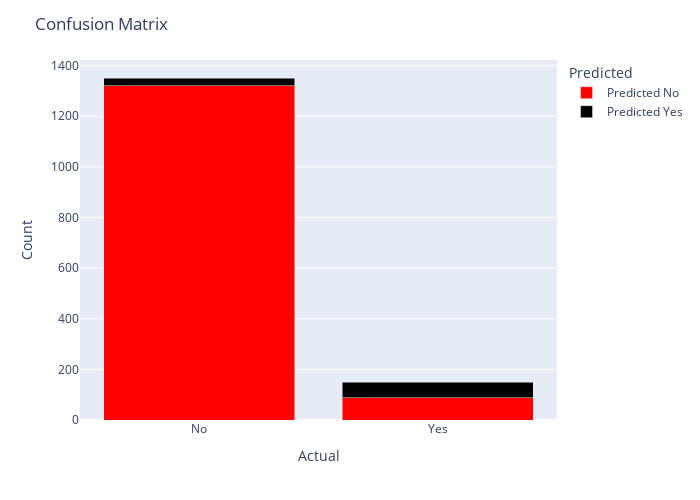

The notebook cell saved with this chart:
### Code cell
fig = px.bar(df_cm2, barmode='stack', color_discrete_map={'Predicted No': 'red', 'Predicted Yes': 'black'})

fig.update_layout(
    title='Confusion Matrix',
    xaxis=dict(title='Actual'),
    yaxis=dict(title='Count'),
    xaxis_categoryorder='array',
    xaxis_categoryarray=['No', 'Yes'],
    legend=dict(title='Predicted'),
    hovermode='x',
    height=500,
    width=700
)

fig.show()

### Figure 1 — Plotly figure (JSON) as saved in the notebook; plotly's stock layout.template omitted (floating-point values rounded to 4 significant figures)
{"data": [{"alignmentgroup": "True", "hovertemplate": "variable=Predicted No<br>index=%{x}<br>value=%{y}<extra></extra>", "legendgroup": "Predicted No", "marker": {"color": "red", "pattern": {"shape": ""}}, "name": "Predicted No", "offsetgroup": "Predicted No", "orientation": "v", "showlegend": true, "textposition": "auto", "type": "bar", "x": ["No", "Yes"], "xaxis": "x", "y": [1320, 87], "yaxis": "y"}, {"alignmentgroup": "True", "hovertemplate": "variable=Predicted Yes<br>index=%{x}<br>value=%{y}<extra></extra>", "legendgroup": "Predicted Yes", "marker": {"color": "black", "pattern": {"shape": ""}}, "name": "Predicted Yes", "offsetgroup": "Predicted Yes", "orientation": "v", "showlegend": true, "textposition": "auto", "type": "bar", "x": ["No", "Yes"], "xaxis": "x", "y": [31, 62], "yaxis": "y"}], "layout": {"barmode": "stack", "height": 500, "hovermode": "x", "legend": {"title": {"text": "Predicted"}, "tracegroupgap": 0}, "margin": {"t": 60}, "title": {"text": "Confusion Matrix"}, "width": 700, "xaxis": {"anchor": "y", "categoryarray": ["No", "Yes"], "categoryorder": "array", "domain": [0, 1], "title": {"text": "Actual"}}, "yaxis": {"anchor": "x", "domain": [0, 1], "title": {"text": "Count"}}}}
